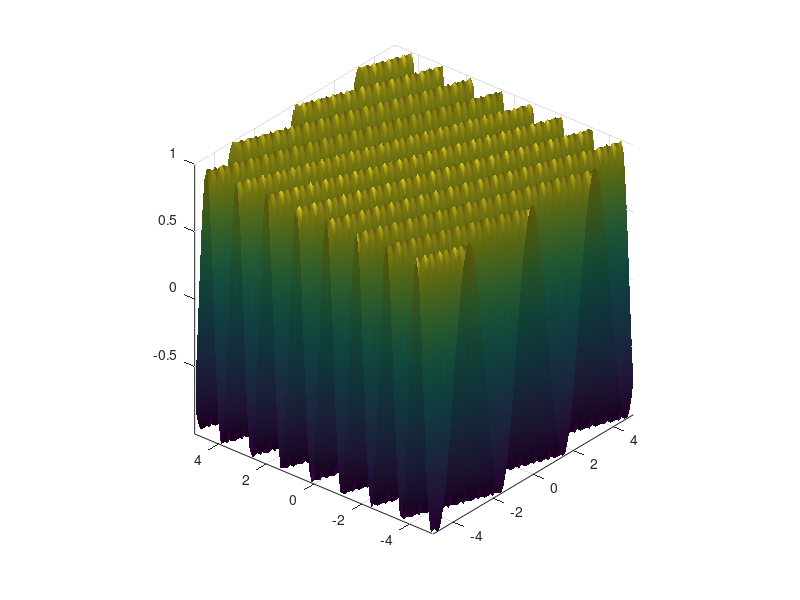

MATLAB code to generate this figure:
% 2. Display the 3-d plot of 2-d functions using perspective projections:
% cos(ux+vy) for all x,y and different values of u & v.

[X,Y] = meshgrid(-5:.1:5);
U = 2;
V = 5;
Z = cos(U*X+V*Y);
surf(X,Y,Z,'FaceColor','interp',...
    'EdgeColor','none',...
    'FaceLighting','phong')
daspect([5 5 1])
axis tight
view(-50,30)
camlight left
%mesh(X,Y,Z)